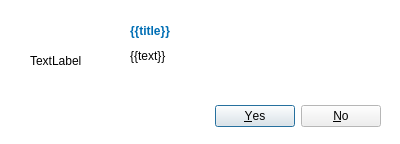
<?xml version="1.0" encoding="UTF-8"?>
<ui version="4.0">
 <class>Dialog</class>
 <widget class="QDialog" name="Dialog">
  <property name="geometry">
   <rect>
    <x>0</x>
    <y>0</y>
    <width>400</width>
    <height>144</height>
   </rect>
  </property>
  <property name="palette">
   <palette>
    <active>
     <colorrole role="Base">
      <brush brushstyle="SolidPattern">
       <color alpha="255">
        <red>255</red>
        <green>255</green>
        <blue>255</blue>
       </color>
      </brush>
     </colorrole>
     <colorrole role="Window">
      <brush brushstyle="SolidPattern">
       <color alpha="255">
        <red>255</red>
        <green>255</green>
        <blue>255</blue>
       </color>
      </brush>
     </colorrole>
    </active>
    <inactive>
     <colorrole role="Base">
      <brush brushstyle="SolidPattern">
       <color alpha="255">
        <red>255</red>
        <green>255</green>
        <blue>255</blue>
       </color>
      </brush>
     </colorrole>
     <colorrole role="Window">
      <brush brushstyle="SolidPattern">
       <color alpha="255">
        <red>255</red>
        <green>255</green>
        <blue>255</blue>
       </color>
      </brush>
     </colorrole>
    </inactive>
    <disabled>
     <colorrole role="Base">
      <brush brushstyle="SolidPattern">
       <color alpha="255">
        <red>255</red>
        <green>255</green>
        <blue>255</blue>
       </color>
      </brush>
     </colorrole>
     <colorrole role="Window">
      <brush brushstyle="SolidPattern">
       <color alpha="255">
        <red>255</red>
        <green>255</green>
        <blue>255</blue>
       </color>
      </brush>
     </colorrole>
    </disabled>
   </palette>
  </property>
  <property name="windowTitle">
   <string>Confirm</string>
  </property>
  <property name="autoFillBackground">
   <bool>true</bool>
  </property>
  <widget class="QDialogButtonBox" name="buttonBox">
   <property name="geometry">
    <rect>
     <x>20</x>
     <y>100</y>
     <width>361</width>
     <height>32</height>
    </rect>
   </property>
   <property name="orientation">
    <enum>Qt::Horizontal</enum>
   </property>
   <property name="standardButtons">
    <set>QDialogButtonBox::No|QDialogButtonBox::Yes</set>
   </property>
  </widget>
  <widget class="QLabel" name="text_warning">
   <property name="geometry">
    <rect>
     <x>130</x>
     <y>40</y>
     <width>241</width>
     <height>31</height>
    </rect>
   </property>
   <property name="text">
    <string>{{text}}</string>
   </property>
  </widget>
  <widget class="QLabel" name="icon">
   <property name="geometry">
    <rect>
     <x>30</x>
     <y>20</y>
     <width>81</width>
     <height>81</height>
    </rect>
   </property>
   <property name="text">
    <string>TextLabel</string>
   </property>
  </widget>
  <widget class="QLabel" name="text_title">
   <property name="geometry">
    <rect>
     <x>130</x>
     <y>20</y>
     <width>241</width>
     <height>21</height>
    </rect>
   </property>
   <property name="palette">
    <palette>
     <active>
      <colorrole role="WindowText">
       <brush brushstyle="SolidPattern">
        <color alpha="255">
         <red>0</red>
         <green>110</green>
         <blue>180</blue>
        </color>
       </brush>
      </colorrole>
      <colorrole role="Text">
       <brush brushstyle="SolidPattern">
        <color alpha="255">
         <red>0</red>
         <green>110</green>
         <blue>180</blue>
        </color>
       </brush>
      </colorrole>
     </active>
     <inactive>
      <colorrole role="WindowText">
       <brush brushstyle="SolidPattern">
        <color alpha="255">
         <red>0</red>
         <green>110</green>
         <blue>180</blue>
        </color>
       </brush>
      </colorrole>
      <colorrole role="Text">
       <brush brushstyle="SolidPattern">
        <color alpha="255">
         <red>0</red>
         <green>110</green>
         <blue>180</blue>
        </color>
       </brush>
      </colorrole>
     </inactive>
     <disabled>
      <colorrole role="WindowText">
       <brush brushstyle="SolidPattern">
        <color alpha="255">
         <red>120</red>
         <green>120</green>
         <blue>120</blue>
        </color>
       </brush>
      </colorrole>
      <colorrole role="Text">
       <brush brushstyle="SolidPattern">
        <color alpha="255">
         <red>120</red>
         <green>120</green>
         <blue>120</blue>
        </color>
       </brush>
      </colorrole>
     </disabled>
    </palette>
   </property>
   <property name="font">
    <font>
     <weight>75</weight>
     <bold>true</bold>
    </font>
   </property>
   <property name="autoFillBackground">
    <bool>true</bool>
   </property>
   <property name="text">
    <string>{{title}}</string>
   </property>
  </widget>
 </widget>
 <resources/>
 <connections>
  <connection>
   <sender>buttonBox</sender>
   <signal>accepted()</signal>
   <receiver>Dialog</receiver>
   <slot>accept()</slot>
   <hints>
    <hint type="sourcelabel">
     <x>248</x>
     <y>254</y>
    </hint>
    <hint type="destinationlabel">
     <x>157</x>
     <y>274</y>
    </hint>
   </hints>
  </connection>
  <connection>
   <sender>buttonBox</sender>
   <signal>rejected()</signal>
   <receiver>Dialog</receiver>
   <slot>reject()</slot>
   <hints>
    <hint type="sourcelabel">
     <x>316</x>
     <y>260</y>
    </hint>
    <hint type="destinationlabel">
     <x>286</x>
     <y>274</y>
    </hint>
   </hints>
  </connection>
 </connections>
</ui>
